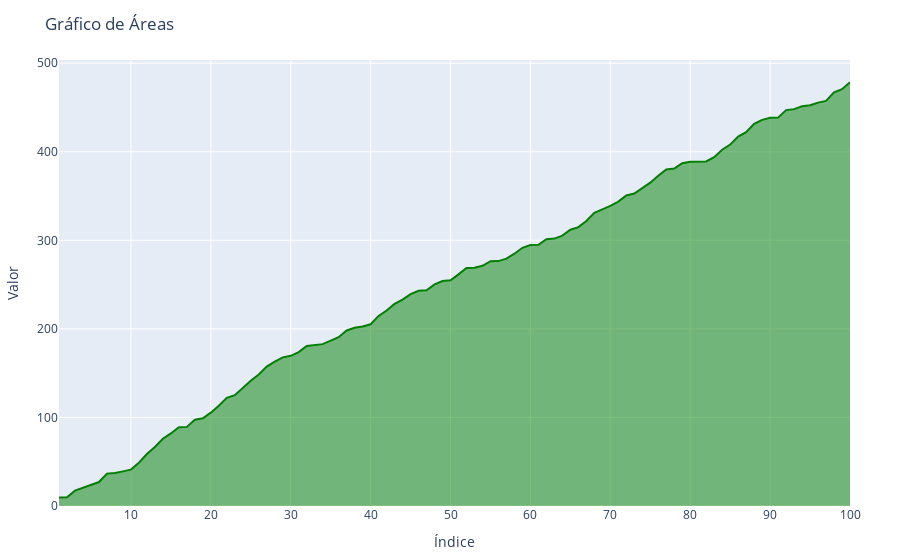

Notebook code for this chart:
### Markdown cell above
## 3. Gráfico de Áreas
El gráfico de áreas se utiliza aquí para representar datos acumulativos, simulando cómo las organizaciones pueden analizar datos históricos para identificar patrones y tendencias. Esto es un ejemplo de cómo se puede mejorar la toma de decisiones a partir de datos procesados en tiempo real.

### Code cell
# Gráfico de Áreas
area_plot = scatter(x=x, y=y2, fill="tozeroy", mode="lines", line_color="green", name="Datos Acumulativos")
area_layout = Layout(title="Gráfico de Áreas", xaxis_title="Índice", yaxis_title="Valor")
display(Plot(area_plot, area_layout))

### Figure 1 — Plotly figure (JSON) as saved in the notebook; plotly's stock layout.template omitted (floating-point values rounded to 4 significant figures)
{"data": [{"fill": "tozeroy", "line": {"color": "green"}, "mode": "lines", "name": "Datos Acumulativos", "type": "scatter", "x": [1, 2, 3, 4, 5, 6, 7, 8, 9, 10, 11, 12, 13, 14, 15, 16, 17, 18, 19, 20, 21, 22, 23, 24, 25, 26, 27, 28, 29, 30, 31, 32, 33, 34, 35, 36, 37, 38, 39, 40, 41, 42, 43, 44, 45, 46, 47, 48, 49, 50, 51, 52, 53, 54, 55, 56, 57, 58, 59, 60, 61, 62, 63, 64, 65, 66, 67, 68, 69, 70, 71, 72, 73, 74, 75, 76, 77, 78, 79, 80, 81, 82, 83, 84, 85, 86, 87, 88, 89, 90, 91, 92, 93, 94, 95, 96, 97, 98, 99, 100], "y": [9.695, 9.824, 17.38, 20.85, 24.44, 27.05, 36.57, 37.2, 39.09, 41.08, 48.92, 58.77, 66.72, 75.97, 81.94, 88.87, 89.34, 97.5, 99.08, 105.4, 113.2, 122.1, 125.1, 133.8, 141.3, 148.5, 157.4, 163.0, 167.9, 169.6, 173.7, 180.7, 181.5, 182.8, 186.8, 190.6, 198.2, 201.3, 202.8, 205.2, 214.6, 220.8, 228.2, 233.1, 239.3, 243.0, 243.7, 250.2, 254.1, 254.9, 261.5, 268.8, 269.1, 271.2, 276.5, 276.5, 279.3, 284.9, 291.6, 294.7, 294.9, 301.3, 301.9, 305.3, 311.9, 314.9, 321.8, 330.9, 334.9, 338.9, 343.8, 350.6, 352.8, 358.7, 365.1, 372.9, 380.1, 381.0, 387.0, 388.7, 388.9, 389.1, 394.0, 402.3, 408.1, 417.1, 422.0, 431.6, 436.1, 438.4, 438.6, 447.0, 448.1, 451.3, 452.6, 455.5, 457.4, 467.0, 470.6, 478.4]}], "layout": {"margin": {"b": 50, "l": 50, "r": 50, "t": 60}, "title": "Gráfico de Áreas", "xaxis": {"title": {"text": "Índice"}}, "yaxis": {"title": {"text": "Valor"}}}}
